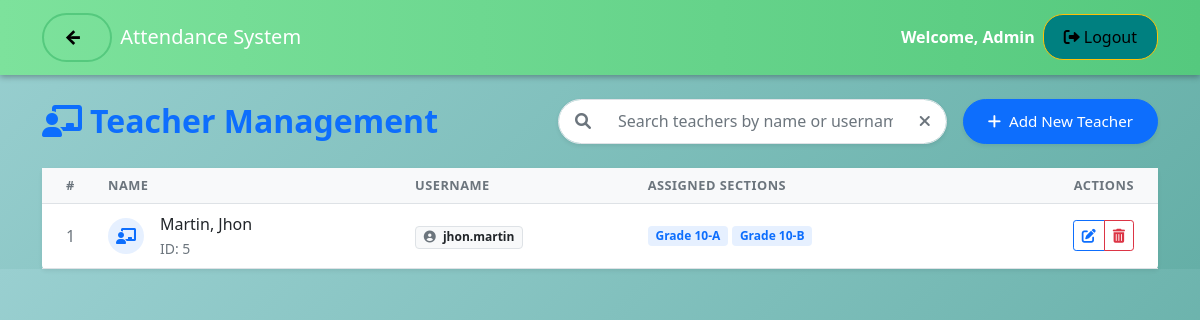
The app's page /admin/manage_teachers.php (signed in) with its own data.
### tables this page shows
CREATE TABLE `teachers` (
  `teacher_id` int(11) NOT NULL,
  `firstname` varchar(50) NOT NULL,
  `lastname` varchar(50) NOT NULL,
  `middlename` varchar(50) DEFAULT NULL
);

CREATE TABLE `users` (
  `user_id` int(11) NOT NULL,
  `username` varchar(50) NOT NULL,
  `password` varchar(255) NOT NULL,
  `role` enum('admin','teacher','student') NOT NULL,
  `reference_id` varchar(20) DEFAULT NULL COMMENT 'student_id or teacher_id',
  `email_verified` tinyint(1) DEFAULT 0,
  `verification_code` varchar(6) DEFAULT NULL,
  `code_expiry` datetime DEFAULT NULL,
  `verification_date` datetime DEFAULT NULL
);

### includes/auth.php (called while the page is built, shortened)
<?php
function getUserRole() {
    return isset($_SESSION['role']) ? $_SESSION['role'] : null;
}

### admin/manage_teachers.php (the view, shortened to what this page needs)
<?php
include '../includes/header.php';
$userRole = getUserRole();
$query = "SELECT t.*, u.username
          FROM teachers t
          LEFT JOIN users u ON t.teacher_id = u.reference_id AND u.role = 'teacher'
          ORDER BY t.lastname, t.firstname";
$teachers = $conn->query($query);
?>
<div class="row mb-4">
    <div class="col-12 d-flex flex-column flex-md-row justify-content-between align-items-stretch gap-3">
        <div class="d-flex align-items-center">
            <h2 class="mb-0 text-primary fw-bold d-flex align-items-center">
                <i class="fas fa-chalkboard-teacher me-2"></i>Teacher Management
            </h2>
        </div>
        <div class="d-flex flex-column flex-md-row gap-3" style="width: 100%; max-width: 600px;">
            <div class="input-group shadow-sm rounded-pill overflow-hidden" style="flex: 1 1 auto; min-width: 200px; height: 45px; border: 1px solid #dee2e6;">
                <span class="input-group-text bg-white border-0 px-3">
                    <i class="fas fa-search text-muted"></i>
                </span>
                <input type="text"
                       id="searchInput"
                       class="form-control border-0 shadow-none"
                       placeholder="Search teachers by name or username..."
                       style="height: 100%;">
                <button class="btn btn-outline-secondary border-0 bg-white"
                        type="button"
                        id="clearSearch"
                        style="padding: 0 1rem;">
                    <i class="fas fa-times text-muted"></i>
                </button>
            </div>
            <?php if ($userRole === 'admin'): ?>
                <button type="button"
                        class="btn btn-primary rounded-pill shadow-sm px-4 d-flex align-items-center gap-2 flex-shrink-0"
                        data-bs-toggle="modal"
                        data-bs-target="#addTeacherModal"
                        style="height: 45px; font-size: 0.95rem;">
                    <i class="fas fa-plus"></i>
                    <span>Add New Teacher</span>
                </button>
            <?php endif; ?>
        </div>
    </div>
</div>
<div class="card border-0 shadow-sm">
    <div class="card-body p-0">
        <div class="table-responsive" style="max-height: 700px;">
            <table class="table table-hover align-middle mb-0">
                <thead class="bg-light sticky-top" style="top: 0; z-index: 1;">
                    <tr class="text-uppercase text-muted" style="font-size: 0.8rem; letter-spacing: 0.5px;">
                        <th class="ps-4" style="width: 50px;">#</th>
                        <th class="ps-3">Name</th>
                        <th>Username</th>
                        <th>Assigned Sections</th>
                        <?php if ($userRole === 'admin'): ?>
                            <th class="text-end pe-4" style="width: 180px;">Actions</th>
                        <?php endif; ?>
                    </tr>
                </thead>
                <tbody class="border-top-0">
                    <?php
                    $counter = 1;
                    while ($teacher = $teachers->fetch_assoc()):
                        $stmt = $conn->prepare("SELECT s.grade_level, s.section_name
                                               FROM teacher_sections ts
                                               JOIN sections s ON ts.section_id = s.section_id
                                               WHERE ts.teacher_id = ?
                                               ORDER BY s.grade_level, s.section_name");
                        $stmt->bind_param("i", $teacher['teacher_id']);
                        $stmt->execute();
                        $sections = $stmt->get_result();
                        $section_list = [];
                        while ($section = $sections->fetch_assoc()) {
                            $section_list[] = "Grade {$section['grade_level']}-{$section['section_name']}";
                        }
                    ?>
                        <tr class="border-bottom">
                            <td class="ps-4 text-muted fw-medium"><?php echo $counter++; ?></td>
                            <td class="ps-3 fw-medium">
                                <div class="d-flex align-items-center">
                                    <div class="bg-primary bg-opacity-10 rounded-circle d-flex align-items-center justify-content-center me-3" style="width: 36px; height: 36px;">
                                        <i class="fas fa-chalkboard-teacher text-primary"></i>
                                    </div>
                                    <div>
                                        <div class="fw-semibold"><?php echo htmlspecialchars($teacher['lastname'] . ', ' . $teacher['firstname']); ?></div>
                                        <small class="text-muted">ID: <?php echo htmlspecialchars($teacher['teacher_id']); ?></small>
                                    </div>
                                </div>
                            </td>
                            <td>
                                <span class="badge bg-light text-dark border">
                                    <i class="fas fa-user-circle me-1 text-muted"></i>
                                    <?php echo $teacher['username'] ? htmlspecialchars($teacher['username']) : '<span class="text-muted fst-italic">No account</span>'; ?>
                                </span>
                            </td>
                            <td>
                                <?php if (!empty($section_list)): ?>
                                    <div class="d-flex flex-wrap gap-1">
                                        <?php if (count($section_list) > 3): ?>
                                            <span class="badge bg-primary bg-opacity-10 text-primary">
                                                <?php echo count($section_list) . ' sections'; ?>
                                            </span>
                                        <?php else: ?>
                                            <?php foreach ($section_list as $section): ?>
                                                <span class="badge bg-primary bg-opacity-10 text-primary">
                                                    <?php echo htmlspecialchars($section); ?>
                                                </span>
                                            <?php endforeach; ?>
                                        <?php endif; ?>
                                    </div>
                                <?php else: ?>
                                    <span class="text-muted fst-italic">No sections assigned</span>
                                <?php endif; ?>
                            </td>
                            <?php if ($userRole === 'admin'): ?>
                                <td class="text-end pe-4">
                                    <div class="btn-group" role="group">
                                        <button type="button"
                                                class="btn btn-sm btn-outline-primary edit-teacher"
                                                data-teacher-id="<?php echo $teacher['teacher_id']; ?>"
                                                data-firstname="<?php echo htmlspecialchars($teacher['firstname']); ?>"
                                                data-lastname="<?php echo htmlspecialchars($teacher['lastname']); ?>"
                                                data-middlename="<?php echo htmlspecialchars($teacher['middlename']); ?>"
                                                data-bs-toggle="tooltip"
                                                title="Edit">
                                            <i class="fas fa-edit"></i>
                                        </button>
                                        <button class="btn btn-sm btn-outline-danger delete-teacher"
                                                data-id="<?php echo $teacher['teacher_id']; ?>"
                                                data-name="<?php echo htmlspecialchars($teacher['firstname'] . ' ' . $teacher['lastname']); ?>"
                                                data-bs-toggle="tooltip"
                                                title="Delete">
                                            <i class="fas fa-trash-alt"></i>
                                        </button>
                                    </div>
                                </td>
                            <?php endif; ?>
                        </tr>
                    <?php endwhile; ?>
                </tbody>
            </table>
        </div>
    </div>
</div>
<?php include '../includes/footer.php'; ?>
<link href="https://cdn.jsdelivr.net/npm/select2@4.1.0-rc.0/dist/css/select2.min.css" rel="stylesheet" />

### includes/header.php (style rules this page uses)
body { background: linear-gradient(135deg, #99CFD0, #65afa7); }

### admin/manage_teachers.php (style rules this page uses)
.input-group .btn-outline-secondary { border-color: #ced4da; }

### records on screen
teachers: lastname+firstname "Martin, Jhon", teacher_id "5", users.username "jhon.martin", section "Grade 10-A", section "Grade 10-B"

### other values on screen
$_SESSION['name'] "Admin"
